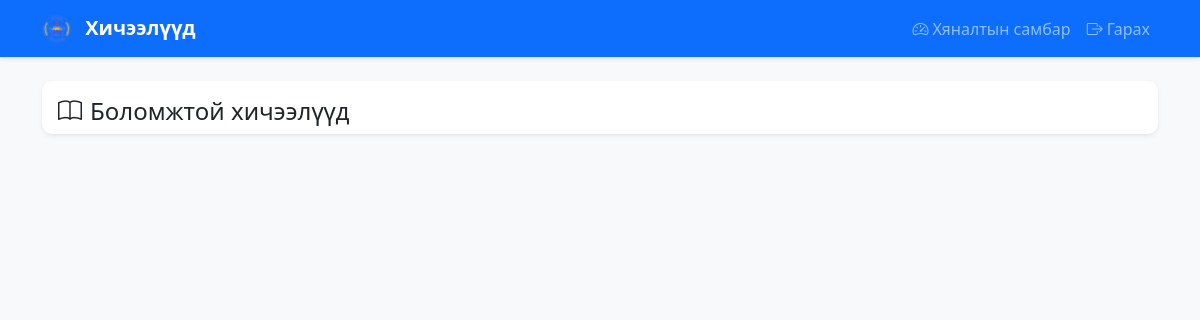
/courses/list.php (signed in), run on an earlier commit of the app's database.
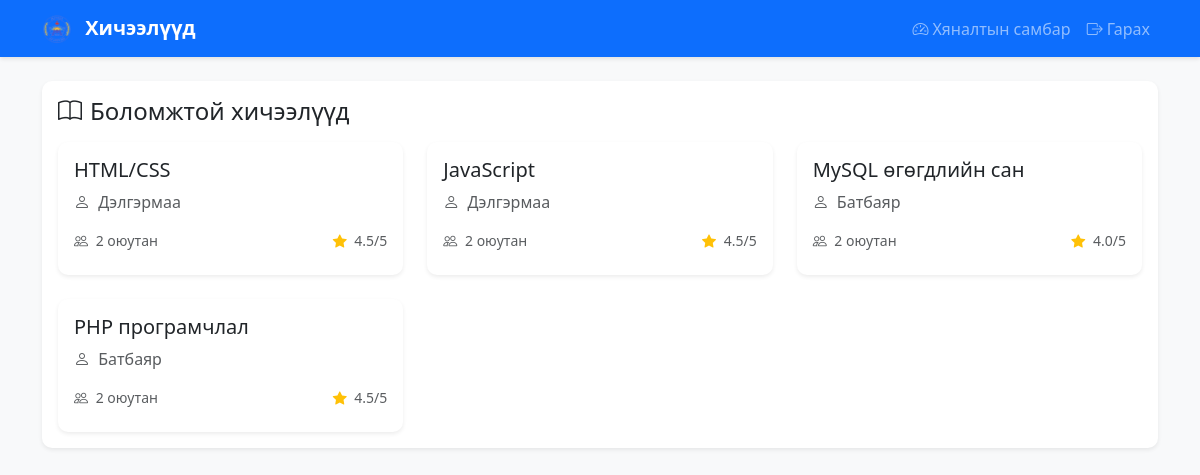
And on a later commit of the database.
### tables this page shows
CREATE TABLE IF NOT EXISTS courses (
    id INT AUTO_INCREMENT PRIMARY KEY,
    name VARCHAR(255) NOT NULL,
    teacher_id INT NOT NULL,
    created_at TIMESTAMP DEFAULT CURRENT_TIMESTAMP,
    FOREIGN KEY (teacher_id) REFERENCES users(id) ON DELETE CASCADE
);

CREATE TABLE IF NOT EXISTS users (
    id INT AUTO_INCREMENT PRIMARY KEY,
    name VARCHAR(255) NOT NULL,
    email VARCHAR(255) NOT NULL UNIQUE,
    password VARCHAR(255) NOT NULL,
    role ENUM('admin', 'teacher', 'student') NOT NULL,
    created_at TIMESTAMP DEFAULT CURRENT_TIMESTAMP
);

### courses/list.php (the view, shortened to what the changed rows need)
<?php
require_once '../db.php';
$query = "
    SELECT
        c.id,
        c.name,
        u.name as teacher_name,
        CASE
            WHEN ce.student_id IS NOT NULL THEN 1
            ELSE 0
        END as is_enrolled
    FROM courses c
    JOIN users u ON c.teacher_id = u.id
    LEFT JOIN course_enrollments ce ON c.id = ce.course_id AND ce.student_id = ?
    ORDER BY c.name
";
$stmt = $conn->prepare($query);
$stmt->bind_param("i", $_SESSION['user_id']);
$stmt->execute();
$courses = $stmt->get_result()->fetch_all(MYSQLI_ASSOC);
$enrollment_stats = [];
foreach ($courses as $course) {
    $stmt = $conn->prepare("
        SELECT
            COUNT(*) as total_students,
            COUNT(CASE WHEN e.score IS NOT NULL THEN 1 END) as evaluated_count,
            AVG(e.score) as avg_score
        FROM course_enrollments ce
        LEFT JOIN evaluations e ON e.course_id = ce.course_id AND e.student_id = ce.student_id
        WHERE ce.course_id = ?
    ");
    $stmt->bind_param("i", $course['id']);
    $stmt->execute();
    $stats = $stmt->get_result()->fetch_assoc();
    $enrollment_stats[$course['id']] = $stats;
}
?>
<!DOCTYPE html>
<html lang="mn">
<head>
    <link href="https://cdn.jsdelivr.net/npm/bootstrap@5.3.0/dist/css/bootstrap.min.css" rel="stylesheet">
    <link rel="stylesheet" href="https://cdn.jsdelivr.net/npm/bootstrap-icons@1.7.2/font/bootstrap-icons.css">
    <link rel="stylesheet" href="../css/style.css">
</head>
<body class="bg-light">
    <div class="container mt-4">
        <div class="row mb-4">
            <div class="col">
                <div class="card shadow-sm">
                    <div class="card-body">
                        <div class="row row-cols-1 row-cols-md-2 row-cols-lg-3 g-4">
                            <?php foreach ($courses as $course): ?>
                                <div class="col">
                                    <div class="card h-100 shadow-sm">
                                        <div class="card-body">
                                            <h5 class="card-title">
                                                <?php echo htmlspecialchars($course['name']); ?>
                                            </h5>
                                            <p class="card-text text-muted">
                                                <i class="bi bi-person me-1"></i>
                                                <?php echo htmlspecialchars($course['teacher_name']); ?>
                                            </p>
                                            <div class="mt-3">
                                                <div class="d-flex justify-content-between text-muted small mb-2">
                                                    <span>
                                                        <i class="bi bi-people me-1"></i>
                                                        <?php echo $enrollment_stats[$course['id']]['total_students']; ?> оюутан
                                                    </span>
                                                    <?php if ($enrollment_stats[$course['id']]['evaluated_count'] > 0): ?>
                                                        <span>
                                                            <i class="bi bi-star-fill text-warning me-1"></i>
                                                            <?php echo number_format($enrollment_stats[$course['id']]['avg_score'], 1); ?>/5
                                                        </span>
                                                    <?php endif; ?>
                                                </div>
                                            </div>
                                        </div>
                                    </div>
                                </div>
                            <?php endforeach; ?>
                        </div>
                    </div>
                </div>
            </div>
        </div>
    </div>
</body>
</html>

What changed in the data, as far as the page shows it:
added courses: name "HTML/CSS", teacher.name "Дэлгэрмаа", total_students "2", avg_score "4.5"
added courses: name "JavaScript", teacher.name "Дэлгэрмаа", total_students "2", avg_score "4.5"
added courses: name "MySQL өгөгдлийн сан", teacher.name "Батбаяр", id "2", avg_score "4.0"
added courses: name "PHP програмчлал", teacher.name "Батбаяр", total_students "2", avg_score "4.5"
